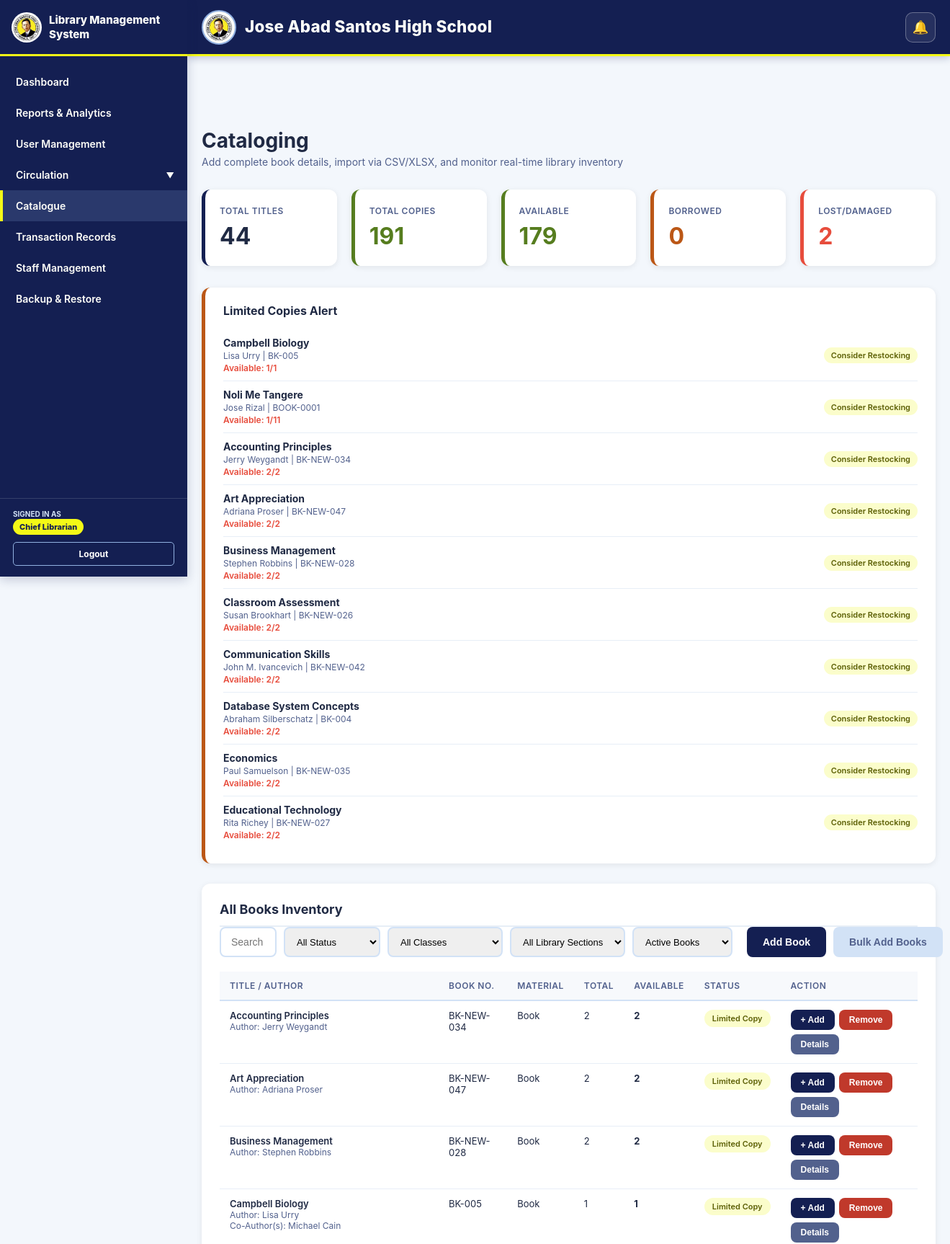
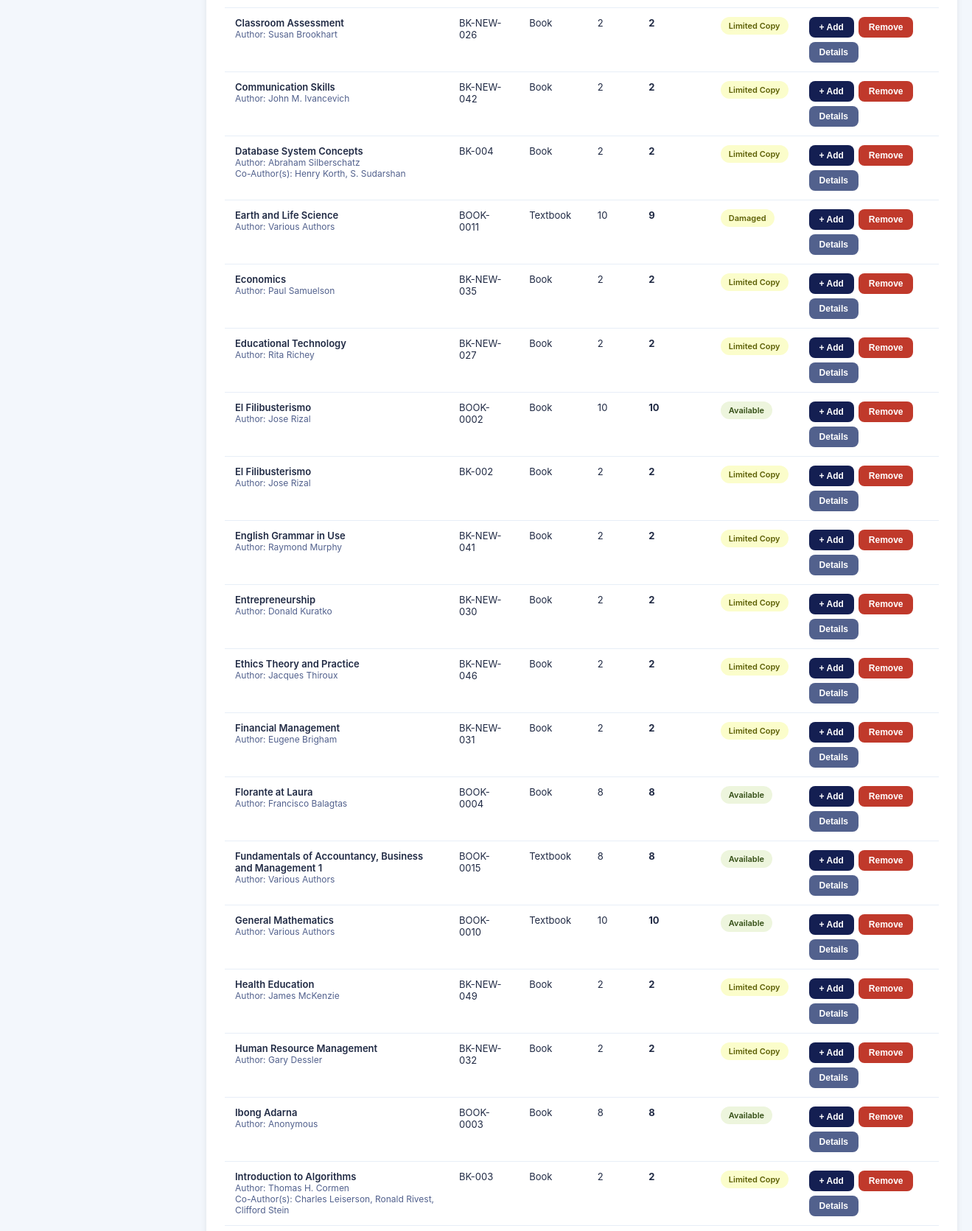
The page /admin/inventory.php (signed in, upper part) on the database its author committed (2 pictures, top to bottom).
### tables this page shows
CREATE TABLE `books` (
  `book_id` int NOT NULL,
  `title` varchar(255) NOT NULL,
  `author` varchar(255) NOT NULL,
  `co_authors` text,
  `place_of_publication` varchar(255) DEFAULT NULL,
  `publication_date` date DEFAULT NULL,
  `book_number` varchar(100) NOT NULL,
  `book_pages` int NOT NULL,
  `source_of_funds` varchar(255) DEFAULT NULL,
  `cost_price` decimal(10,2) DEFAULT NULL,
  `publisher` varchar(255) DEFAULT NULL,
  `edition` varchar(100) DEFAULT NULL,
  `volumes` varchar(100) DEFAULT NULL,
  `class` varchar(100) DEFAULT NULL,
  `type_of_material` varchar(100) DEFAULT NULL,
  `location_collection` varchar(255) DEFAULT NULL,
  `library_building` varchar(150) DEFAULT NULL,
  `shelf_number` varchar(100) DEFAULT NULL,
  `library_section` varchar(150) DEFAULT NULL,
  `qr_code` varchar(255) NOT NULL,
  `book_status` enum('available','out_of_stock','damaged','lost') NOT NULL DEFAULT 'available',
  `book_condition` varchar(20) NOT NULL DEFAULT 'New',
  `is_archived` tinyint(1) NOT NULL DEFAULT '0',
  `archived_at` datetime DEFAULT NULL,
  `archived_by` int DEFAULT NULL,
  `total_copies` int NOT NULL DEFAULT '1',
  `available_copies` int NOT NULL DEFAULT '1',
  `borrowed_copies` int NOT NULL DEFAULT '0',
  `lost_copies` int NOT NULL DEFAULT '0',
  `damaged_copies` int NOT NULL DEFAULT '0',
  `created_at` timestamp NOT NULL DEFAULT CURRENT_TIMESTAMP,
  `updated_at` timestamp NOT NULL DEFAULT CURRENT_TIMESTAMP ON UPDATE CURRENT_TIMESTAMP
);

### admin/inventory.php (the view, shortened to what this page needs)
<?php
require_once __DIR__ . '/../db.php';
function h($value) {
    return htmlspecialchars((string)($value ?? ''), ENT_QUOTES, 'UTF-8');
}
function getStatusBadge($available_copies, $total_copies, $book_status = '') {
    if ($book_status === 'lost') {
        return '<span class="badge badge-danger">Lost</span>';
    }
    if ($book_status === 'damaged') {
        return '<span class="badge badge-warning">Damaged</span>';
    }
    if ((int)$available_copies <= 2) {
        return '<span class="badge badge-warning">Limited Copy</span>';
    }
    return '<span class="badge badge-success">Available</span>';
}
function formatCoAuthorsForDisplay($value) {
    $parts = preg_split('/[\r\n;]+/', (string)$value);
    $clean = [];
    foreach ($parts as $part) {
        $name = trim((string)$part);
        if ($name !== '') {
            $clean[] = $name;
        }
    }
    return implode(', ', $clean);
}
$stats = ['total_titles' => 0, 'total_copies' => 0, 'available_copies' => 0, 'borrowed_copies' => 0, 'lost_copies' => 0];
try {
    $stats_result = $conn->query("SELECT COUNT(*) AS total_titles, COALESCE(SUM(total_copies),0) AS total_copies, COALESCE(SUM(available_copies),0) AS available_copies, COALESCE(SUM(borrowed_copies),0) AS borrowed_copies, COALESCE(SUM(CASE WHEN book_status = 'lost' THEN CASE WHEN lost_copies > 0 THEN lost_copies ELSE total_copies END WHEN book_status = 'damaged' THEN CASE WHEN damaged_copies > 0 THEN damaged_copies ELSE total_copies END ELSE lost_copies + damaged_copies END),0) AS lost_copies FROM books WHERE is_archived = 0");
    if ($stats_result) {
        $stats = $stats_result->fetch_assoc();
    }
} catch (Exception $e) {
    logError('Error fetching inventory stats: ' . $e->getMessage());
}
$low_stock_books = [];
try {
    $low_stock_result = $conn->query('SELECT book_id, title, author, book_number, available_copies, total_copies FROM books WHERE is_archived = 0 AND available_copies <= 2 ORDER BY available_copies ASC, title ASC LIMIT 10');
    if ($low_stock_result) {
        while ($row = $low_stock_result->fetch_assoc()) {
            $low_stock_books[] = $row;
        }
    }
} catch (Exception $e) {
    logError('Error fetching low stock books: ' . $e->getMessage());
}
$archive_filter = $_GET['archive_filter'] ?? 'active';
$archive_where = $archive_filter === 'archived' ? 'WHERE is_archived = 1' : ($archive_filter === 'active' ? 'WHERE is_archived = 0' : '');
$all_books = [];
try {
    $books_result = $conn->query("SELECT book_id, title, author, co_authors, place_of_publication, publication_date, book_number, book_pages, source_of_funds, cost_price, publisher, edition, volumes, class, type_of_material, location_collection, library_building, shelf_number, library_section, book_condition, qr_code, total_copies, available_copies, borrowed_copies, lost_copies, damaged_copies, book_status, is_archived, archived_at, created_at FROM books {$archive_where} ORDER BY title ASC");
    if ($books_result) {
        while ($row = $books_result->fetch_assoc()) {
            $all_books[] = $row;
        }
    }
} catch (Exception $e) {
    logError('Error fetching books inventory: ' . $e->getMessage());
}
?>
<!DOCTYPE html>
<html lang="en">
<head>
</head>
<body>
    <?php include __DIR__ . '/../navbar.php'; ?>
    <?php include __DIR__ . '/../header.php'; ?>
    <div class="container">
        <div class="page-header">
            <div>
                <h1>Cataloging</h1>
                <p>Add complete book details, import via CSV/XLSX, and monitor real-time library inventory</p>
            </div>
        </div>
        <div class="stats-grid">
            <div class="stat-card blue"><div class="label">Total Titles</div><div class="value"><?php echo (int)$stats['total_titles']; ?></div></div>
            <div class="stat-card green"><div class="label">Total Copies</div><div class="value"><?php echo (int)$stats['total_copies']; ?></div></div>
            <div class="stat-card green"><div class="label">Available</div><div class="value"><?php echo (int)$stats['available_copies']; ?></div></div>
            <div class="stat-card orange"><div class="label">Borrowed</div><div class="value"><?php echo (int)$stats['borrowed_copies']; ?></div></div>
            <div class="stat-card red"><div class="label">Lost/Damaged</div><div class="value"><?php echo (int)$stats['lost_copies']; ?></div></div>
        </div>
        <div class="alert-panel">
            <h3>Limited Copies Alert</h3>
            <div class="alert-panel-content">
                <?php if (empty($low_stock_books)): ?>
                    <p class="no-low-stock">All books have sufficient stock</p>
                <?php else: ?>
                    <?php foreach ($low_stock_books as $book): ?>
                        <div class="low-stock-item">
                            <div class="low-stock-item-info">
                                <h4><?php echo h($book['title']); ?></h4>
                                <p><?php echo h($book['author']); ?><?php echo !empty($book['book_number']) ? ' | ' . h($book['book_number']) : ''; ?></p>
                                <p style="color:#e74c3c;font-weight:600;margin-top:2px;">
                                    Available: <?php echo (int)$book['available_copies']; ?>/<?php echo (int)$book['total_copies']; ?>
                                </p>
                            </div>
                            <span class="low-stock-badge">Consider Restocking</span>
                        </div>
                    <?php endforeach; ?>
                <?php endif; ?>
            </div>
        </div>
        <div class="table-section">
            <div class="inventory-left">
                    <h2>All Books Inventory</h2>
                </div>
            <div class="inventory-toolbar">
                <div class="inventory-center">
                    <input
                        type="text"
                        id="searchInput"
                        placeholder="Search title, author, book number..."
                        oninput="filterTable()"
                        class="search-input"
                    >
                    <select id="statusConditionFilter" class="filter-select" onchange="filterTable()">
                        <option value="">All Status</option>
                    </select>
                    <select id="classFilter" class="filter-select" onchange="filterTable()">
                        <option value="">All Classes</option>
                    </select>
                    <select id="sectionFilter" class="filter-select" onchange="filterTable()">
                        <option value="">All Library Sections</option>
                    </select>
                    <select id="archiveFilter" class="filter-select" onchange="applyInventoryFilters()">
                        <option value="active" <?php echo $archive_filter === 'active' ? 'selected' : ''; ?>>Active Books</option>
                    </select>
                </div>
                <div class="inventory-right">
                    <button
                        type="button"
                        class="btn-primary"
                        onclick="openAddBookForm()"
                    >
                        Add Book
                    </button>
                    <button
                        type="button"
                        class="btn-secondary"
                        onclick="openBulkModal()"
                    >
                        Bulk Add Books
                    </button>
                </div>
            </div>
            <?php if (empty($all_books)): ?>
                <div class="empty-message">No books in inventory yet.</div>
            <?php else: ?>
                <div class="table-wrapper">
                    <table class="inventory-compact-table">
                        <thead>
                            <tr>
                                <th>Title / Author</th>
                                <th>Book No.</th>
                                <th>Material</th>
                                <th>Total</th>
                                <th>Available</th>
                                <th>Status</th>
                                <th>Action</th>
                            </tr>
                        </thead>
                        <tbody>
                            <?php foreach ($all_books as $book): ?>
                                <tr data-search="<?php echo h($book['title'] . ' ' . $book['author'] . ' ' . $book['book_number']); ?>"
                                    data-status="<?php echo h($book['book_status'] ?? 'available'); ?>"
                                    data-condition="<?php echo h(($book['book_condition'] ?? '') === 'Old' ? 'Old' : ($book['book_condition'] ?? 'New')); ?>"
                                    data-class="<?php echo h($book['class'] ?? ''); ?>"
                                    data-section="<?php echo h($book['library_section'] ?? ($book['location_collection'] ?? '')); ?>">
                                    <td>
                                        <div class="book-title"><?php echo h($book['title']); ?></div>
                                        <div class="muted">Author: <?php echo h($book['author']); ?></div>
                                        <?php if (!empty($book['co_authors'])): ?>
                                            <div class="muted">Co-Author(s): <?php echo h(formatCoAuthorsForDisplay($book['co_authors'])); ?></div>
                                        <?php endif; ?>
                                    </td>
                                    <td><?php echo h($book['book_number']); ?></td>
                                    <td><?php echo h($book['type_of_material']); ?></td>
                                    <td><?php echo (int)$book['total_copies']; ?></td>
                                    <td><strong><?php echo (int)$book['available_copies']; ?></strong></td>
                                    <td><?php echo (int)$book['is_archived'] === 1 ? '<span class="badge badge-danger">Archived</span>' : getStatusBadge($book['available_copies'], $book['total_copies'], $book['book_status']); ?></td>
                                    <td>
                                        <?php
                                            $book_modal_json = json_encode($book_modal_data, JSON_UNESCAPED_UNICODE | JSON_UNESCAPED_SLASHES);
                                        ?>
                                        <div class="inventory-action-group">
                                            <?php if ((int)$book['is_archived'] === 1): ?>
                                                <form method="POST" style="display:inline;" data-confirm-title="Restore Book" data-confirm-message="Restore this archived book to the active inventory? Its borrowing history will remain intact." data-confirm-text="Restore Book" data-confirm-danger="0">
                                                    <?php echo csrfField(); ?>
                                                    <input type="hidden" name="action" value="restore_book">
                                                    <input type="hidden" name="book_id" value="<?php echo (int)$book['book_id']; ?>">
                                                    <button type="submit" class="btn-primary" style="padding:7px 14px;font-size:12px;">Restore</button>
                                                </form>
                                            <?php else: ?>
                                                <button class="btn" type="button" style="padding:7px 14px;font-size:12px;" onclick="openAddCopiesModal(<?php echo (int)$book['book_id']; ?>,'<?php echo h($book['title']); ?>')">+ Add</button>
                                                <button type="button" class="btn-danger inventory-action-btn" data-action="remove" data-book-b64="<?php echo base64_encode($book_modal_json); ?>">Remove</button>
                                            <?php endif; ?>
                                            <button type="button" class="btn-details inventory-action-btn" data-action="details" data-book-b64="<?php echo base64_encode($book_modal_json); ?>">Details</button>
                                        </div>
                                    </td>
                                </tr>
                            <?php endforeach; ?>
                        </tbody>
                    </table>
                </div>
            <?php endif; ?>
        </div>
    </div>
</body>
</html>

### navbar.php (style rules this page uses)
:root { --sidebar-width: 260px; --jas-navy: #141F52; --jas-blue: #52618D; --jas-sky: #91B0E0; --jas-light: #D2E2F6; --jas-yellow: #F4F916; --jas-white: #FEFEF9; }
body { margin: 0; padding: 0; }
@media (min-width: 769px) { body { margin-left: var(--sidebar-width); } }
table { min-width: 650px; }
input, select, textarea, button { max-width: 100%; }

### rows shown on the page
books: title "Campbell Biology", author "Lisa Urry", book_number "BK-005", available_copies "1", total_copies "1", co_authors "Michael Cain", type_of_material "Book", shows "Limited Copy"
books: title "Noli Me Tangere", author "Jose Rizal", book_number "BOOK-0001", available_copies "1", total_copies "11"
books: title "Accounting Principles", author "Jerry Weygandt", book_number "BK-NEW-034", available_copies "2", total_copies "2", type_of_material "Book", shows "Limited Copy"
books: title "Art Appreciation", author "Adriana Proser", book_number "BK-NEW-047", available_copies "2", total_copies "2", type_of_material "Book", shows "Limited Copy"
books: title "Business Management", author "Stephen Robbins", book_number "BK-NEW-028", available_copies "2", total_copies "2", type_of_material "Book", shows "Limited Copy"
books: title "Classroom Assessment", author "Susan Brookhart", book_number "BK-NEW-026", available_copies "2", total_copies "2", type_of_material "Book", shows "Limited Copy"
books: title "Communication Skills", author "John M. Ivancevich", book_number "BK-NEW-042", available_copies "2", total_copies "2", type_of_material "Book", shows "Limited Copy"
books: title "Database System Concepts", author "Abraham Silberschatz", book_number "BK-004", available_copies "2", total_copies "2", co_authors "Henry Korth, S. Sudarshan", type_of_material "Book", shows "Limited Copy"
books: title "Economics", author "Paul Samuelson", book_number "BK-NEW-035", available_copies "2", total_copies "2", type_of_material "Book", shows "Limited Copy"
books: title "Educational Technology", author "Rita Richey", book_number "BK-NEW-027", available_copies "2", total_copies "2", type_of_material "Book", shows "Limited Copy"
books: title "Earth and Life Science", author "Various Authors", book_number "BOOK-0011", type_of_material "Textbook", total_copies "10", available_copies "9", book_status "Damaged"
books: title "El Filibusterismo", author "Jose Rizal", book_number "BOOK-0002", type_of_material "Book", total_copies "10", available_copies "10"
books: title "El Filibusterismo", author "Jose Rizal", book_number "BK-002", type_of_material "Book", total_copies "2", available_copies "2", shows "Limited Copy"
books: title "English Grammar in Use", author "Raymond Murphy", book_number "BK-NEW-041", type_of_material "Book", total_copies "2", available_copies "2", shows "Limited Copy"
books: title "Entrepreneurship", author "Donald Kuratko", book_number "BK-NEW-030", type_of_material "Book", total_copies "2", available_copies "2", shows "Limited Copy"
books: title "Ethics Theory and Practice", author "Jacques Thiroux", book_number "BK-NEW-046", type_of_material "Book", total_copies "2", available_copies "2", shows "Limited Copy"
books: title "Financial Management", author "Eugene Brigham", book_number "BK-NEW-031", type_of_material "Book", total_copies "2", available_copies "2", shows "Limited Copy"
books: title "Florante at Laura", author "Francisco Balagtas", book_number "BOOK-0004", type_of_material "Book", total_copies "8", available_copies "8"
books: title "Fundamentals of Accountancy, Business and Management 1", author "Various Authors", book_number "BOOK-0015", type_of_material "Textbook", total_copies "8", available_copies "8"
books: title "General Mathematics", author "Various Authors", book_number "BOOK-0010", type_of_material "Textbook", total_copies "10", available_copies "10"
books: title "Health Education", author "James McKenzie", book_number "BK-NEW-049", type_of_material "Book", total_copies "2", available_copies "2", shows "Limited Copy"
books: title "Human Resource Management", author "Gary Dessler", book_number "BK-NEW-032", type_of_material "Book", total_copies "2", available_copies "2", shows "Limited Copy"
books: title "Ibong Adarna", author "Anonymous", book_number "BOOK-0003", type_of_material "Book", total_copies "8", available_copies "8"
books: title "Introduction to Algorithms", author "Thomas H. Cormen", co_authors "Charles Leiserson, Ronald Rivest, Clifford Stein", book_number "BK-003", type_of_material "Book", total_copies "2", available_copies "2", shows "Limited Copy"

### other values the page prints
$full_name "Chief Librarian"
$stats['total_titles'] "44"
$stats['total_copies'] "191"
$stats['available_copies'] "179"
$stats['borrowed_copies'] "0"
$stats['lost_copies'] "2"
